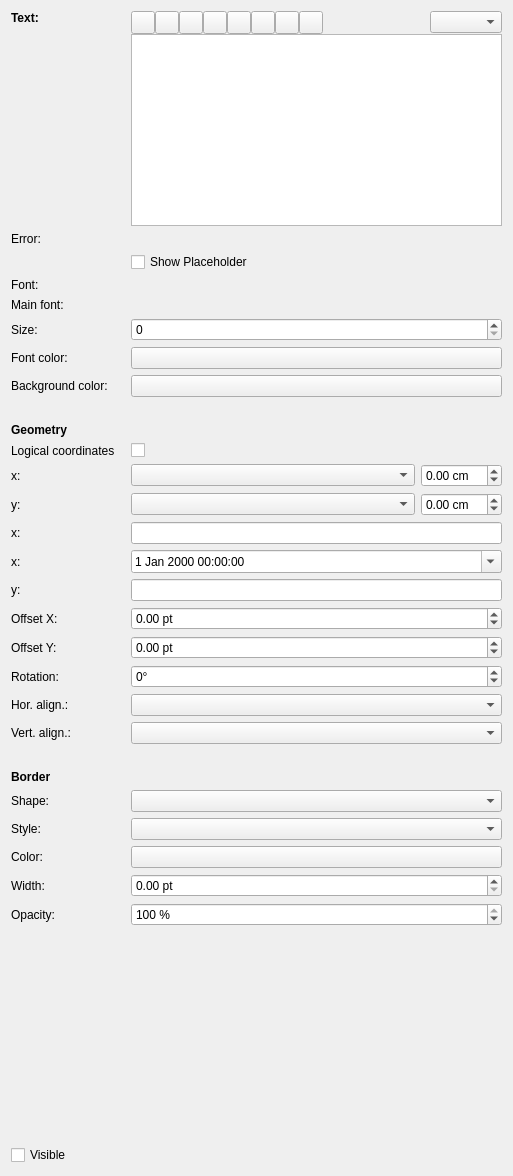
<?xml version="1.0" encoding="UTF-8"?>
<ui version="4.0">
 <class>LabelWidget</class>
 <widget class="QWidget" name="LabelWidget">
  <property name="geometry">
   <rect>
    <x>0</x>
    <y>0</y>
    <width>513</width>
    <height>1176</height>
   </rect>
  </property>
  <layout class="QGridLayout" name="gridLayout_2">
   <item row="24" column="4">
    <widget class="KComboBox" name="cbVerticalAlignment"/>
   </item>
   <item row="13" column="1" colspan="2">
    <widget class="QLabel" name="lPositionX">
     <property name="toolTip">
      <string>Horizontal position relative to label's parent</string>
     </property>
     <property name="text">
      <string>x:</string>
     </property>
    </widget>
   </item>
   <item row="8" column="1" colspan="2">
    <widget class="QLabel" name="lBackgroundColor">
     <property name="text">
      <string>Background color:</string>
     </property>
    </widget>
   </item>
   <item row="12" column="4">
    <widget class="QCheckBox" name="chbBindLogicalPos">
     <property name="text">
      <string/>
     </property>
    </widget>
   </item>
   <item row="12" column="1" colspan="2">
    <widget class="QLabel" name="lBindLogicalPos">
     <property name="text">
      <string>Logical coordinates</string>
     </property>
    </widget>
   </item>
   <item row="6" column="1" colspan="2">
    <widget class="QLabel" name="lFontSize">
     <property name="text">
      <string>Size:</string>
     </property>
    </widget>
   </item>
   <item row="0" column="3">
    <spacer name="horizontalSpacer_6">
     <property name="orientation">
      <enum>Qt::Horizontal</enum>
     </property>
     <property name="sizeType">
      <enum>QSizePolicy::Fixed</enum>
     </property>
     <property name="sizeHint" stdset="0">
      <size>
       <width>10</width>
       <height>23</height>
      </size>
     </property>
    </spacer>
   </item>
   <item row="16" column="1" colspan="2">
    <widget class="QLabel" name="lPositionY">
     <property name="toolTip">
      <string>Vertical position relative to label's parent</string>
     </property>
     <property name="text">
      <string>y:</string>
     </property>
    </widget>
   </item>
   <item row="30" column="1" colspan="2">
    <widget class="QLabel" name="lBorderWidth">
     <property name="text">
      <string>Width:</string>
     </property>
    </widget>
   </item>
   <item row="6" column="4">
    <widget class="QSpinBox" name="sbFontSize"/>
   </item>
   <item row="31" column="4">
    <widget class="QSpinBox" name="sbBorderOpacity">
     <property name="sizePolicy">
      <sizepolicy hsizetype="Preferred" vsizetype="Fixed">
       <horstretch>0</horstretch>
       <verstretch>0</verstretch>
      </sizepolicy>
     </property>
     <property name="toolTip">
      <string>The opacity ranges from 0 to 100, where 0 is fully transparent and 100 is fully opaque.</string>
     </property>
     <property name="suffix">
      <string> %</string>
     </property>
     <property name="prefix">
      <string/>
     </property>
     <property name="minimum">
      <number>0</number>
     </property>
     <property name="maximum">
      <number>100</number>
     </property>
     <property name="singleStep">
      <number>10</number>
     </property>
     <property name="value">
      <number>100</number>
     </property>
    </widget>
   </item>
   <item row="3" column="4">
    <widget class="QCheckBox" name="chbShowPlaceholderText">
     <property name="text">
      <string>Show Placeholder</string>
     </property>
    </widget>
   </item>
   <item row="22" column="4">
    <widget class="QSpinBox" name="sbRotation">
     <property name="suffix">
      <string>°</string>
     </property>
     <property name="minimum">
      <number>-360</number>
     </property>
     <property name="maximum">
      <number>360</number>
     </property>
     <property name="singleStep">
      <number>5</number>
     </property>
    </widget>
   </item>
   <item row="5" column="1" colspan="2">
    <widget class="QLabel" name="lFontTeX">
     <property name="text">
      <string>Main font:</string>
     </property>
    </widget>
   </item>
   <item row="22" column="1" colspan="2">
    <widget class="QLabel" name="lRotation">
     <property name="text">
      <string>Rotation:</string>
     </property>
    </widget>
   </item>
   <item row="23" column="1">
    <widget class="QLabel" name="lHorizontalAlignment">
     <property name="text">
      <string>Hor. align.:</string>
     </property>
    </widget>
   </item>
   <item row="16" column="4">
    <layout class="QHBoxLayout" name="horizontalLayout_2">
     <item>
      <widget class="KComboBox" name="cbPositionY">
       <property name="sizePolicy">
        <sizepolicy hsizetype="Expanding" vsizetype="Fixed">
         <horstretch>0</horstretch>
         <verstretch>0</verstretch>
        </sizepolicy>
       </property>
       <property name="toolTip">
        <string>Vertical position relative to label's parent</string>
       </property>
      </widget>
     </item>
     <item>
      <widget class="QDoubleSpinBox" name="sbPositionY">
       <property name="sizePolicy">
        <sizepolicy hsizetype="Minimum" vsizetype="Fixed">
         <horstretch>0</horstretch>
         <verstretch>0</verstretch>
        </sizepolicy>
       </property>
       <property name="toolTip">
        <string>Vertical position relative to label's parent</string>
       </property>
       <property name="suffix">
        <string> cm</string>
       </property>
       <property name="minimum">
        <double>-99.989999999999995</double>
       </property>
       <property name="singleStep">
        <double>0.500000000000000</double>
       </property>
      </widget>
     </item>
    </layout>
   </item>
   <item row="29" column="4">
    <widget class="KColorButton" name="kcbBorderColor">
     <property name="sizePolicy">
      <sizepolicy hsizetype="Preferred" vsizetype="Fixed">
       <horstretch>0</horstretch>
       <verstretch>0</verstretch>
      </sizepolicy>
     </property>
    </widget>
   </item>
   <item row="4" column="4">
    <widget class="KFontRequester" name="kfontRequester" native="true"/>
   </item>
   <item row="7" column="1" colspan="2">
    <widget class="QLabel" name="lFontColor">
     <property name="text">
      <string>Font color:</string>
     </property>
    </widget>
   </item>
   <item row="17" column="4">
    <widget class="QLineEdit" name="lePositionXLogical"/>
   </item>
   <item row="29" column="1" colspan="2">
    <widget class="QLabel" name="lBorderColor">
     <property name="text">
      <string>Color:</string>
     </property>
    </widget>
   </item>
   <item row="18" column="4">
    <widget class="QDateTimeEdit" name="dtePositionXLogical">
     <property name="calendarPopup">
      <bool>true</bool>
     </property>
    </widget>
   </item>
   <item row="8" column="4">
    <widget class="KColorButton" name="kcbBackgroundColor">
     <property name="sizePolicy">
      <sizepolicy hsizetype="Preferred" vsizetype="Fixed">
       <horstretch>0</horstretch>
       <verstretch>0</verstretch>
      </sizepolicy>
     </property>
     <property name="iconSize">
      <size>
       <width>20</width>
       <height>20</height>
      </size>
     </property>
    </widget>
   </item>
   <item row="19" column="1">
    <widget class="QLabel" name="lPositionYLogical">
     <property name="text">
      <string>y:</string>
     </property>
    </widget>
   </item>
   <item row="20" column="1" colspan="2">
    <widget class="QLabel" name="lOffsetX">
     <property name="toolTip">
      <string>Distance to the axis tick labels</string>
     </property>
     <property name="text">
      <string>Offset X:</string>
     </property>
    </widget>
   </item>
   <item row="25" column="1" colspan="2">
    <spacer name="verticalSpacer_4">
     <property name="orientation">
      <enum>Qt::Vertical</enum>
     </property>
     <property name="sizeType">
      <enum>QSizePolicy::Fixed</enum>
     </property>
     <property name="sizeHint" stdset="0">
      <size>
       <width>58</width>
       <height>20</height>
      </size>
     </property>
    </spacer>
   </item>
   <item row="28" column="4">
    <widget class="QComboBox" name="cbBorderStyle">
     <property name="sizePolicy">
      <sizepolicy hsizetype="Expanding" vsizetype="Fixed">
       <horstretch>0</horstretch>
       <verstretch>0</verstretch>
      </sizepolicy>
     </property>
    </widget>
   </item>
   <item row="28" column="1" colspan="2">
    <widget class="QLabel" name="lBorderStyle">
     <property name="text">
      <string>Style:</string>
     </property>
    </widget>
   </item>
   <item row="0" column="1" colspan="2">
    <widget class="QLabel" name="lText">
     <property name="font">
      <font>
       <bold>true</bold>
      </font>
     </property>
     <property name="frameShape">
      <enum>QFrame::NoFrame</enum>
     </property>
     <property name="text">
      <string>Text:</string>
     </property>
     <property name="alignment">
      <set>Qt::AlignLeading|Qt::AlignLeft|Qt::AlignTop</set>
     </property>
    </widget>
   </item>
   <item row="18" column="1">
    <widget class="QLabel" name="lPositionXLogicalDateTime">
     <property name="text">
      <string>x:</string>
     </property>
    </widget>
   </item>
   <item row="20" column="4">
    <widget class="QDoubleSpinBox" name="sbOffsetX">
     <property name="toolTip">
      <string>Distance to the axis tick labels</string>
     </property>
     <property name="suffix">
      <string> pt</string>
     </property>
     <property name="minimum">
      <double>-99.989999999999995</double>
     </property>
     <property name="singleStep">
      <double>0.500000000000000</double>
     </property>
    </widget>
   </item>
   <item row="26" column="1" colspan="2">
    <widget class="QLabel" name="lBorder">
     <property name="font">
      <font>
       <bold>true</bold>
      </font>
     </property>
     <property name="frameShape">
      <enum>QFrame::NoFrame</enum>
     </property>
     <property name="text">
      <string>Border</string>
     </property>
    </widget>
   </item>
   <item row="19" column="4">
    <widget class="QLineEdit" name="lePositionYLogical"/>
   </item>
   <item row="10" column="1" colspan="2">
    <widget class="QLabel" name="lGeometry">
     <property name="font">
      <font>
       <bold>true</bold>
      </font>
     </property>
     <property name="frameShape">
      <enum>QFrame::NoFrame</enum>
     </property>
     <property name="text">
      <string>Geometry</string>
     </property>
    </widget>
   </item>
   <item row="31" column="1" colspan="2">
    <widget class="QLabel" name="lBorderOpacity">
     <property name="text">
      <string>Opacity:</string>
     </property>
    </widget>
   </item>
   <item row="33" column="1" colspan="2">
    <widget class="QCheckBox" name="chbVisible">
     <property name="text">
      <string>Visible</string>
     </property>
    </widget>
   </item>
   <item row="27" column="1" colspan="2">
    <widget class="QLabel" name="lBorderShape">
     <property name="text">
      <string>Shape:</string>
     </property>
    </widget>
   </item>
   <item row="4" column="1" colspan="2">
    <widget class="QLabel" name="lFont">
     <property name="text">
      <string>Font:</string>
     </property>
    </widget>
   </item>
   <item row="0" column="4">
    <widget class="QFrame" name="frameTextBox">
     <property name="sizePolicy">
      <sizepolicy hsizetype="Preferred" vsizetype="Preferred">
       <horstretch>0</horstretch>
       <verstretch>0</verstretch>
      </sizepolicy>
     </property>
     <property name="frameShape">
      <enum>QFrame::NoFrame</enum>
     </property>
     <property name="frameShadow">
      <enum>QFrame::Raised</enum>
     </property>
     <layout class="QGridLayout" name="gridLayout">
      <property name="leftMargin">
       <number>0</number>
      </property>
      <property name="topMargin">
       <number>0</number>
      </property>
      <property name="rightMargin">
       <number>0</number>
      </property>
      <property name="bottomMargin">
       <number>0</number>
      </property>
      <property name="spacing">
       <number>0</number>
      </property>
      <item row="0" column="2">
       <widget class="QToolButton" name="tbFontItalic">
        <property name="text">
         <string/>
        </property>
        <property name="checkable">
         <bool>true</bool>
        </property>
       </widget>
      </item>
      <item row="0" column="8">
       <widget class="QToolButton" name="tbDateTime">
        <property name="text">
         <string/>
        </property>
       </widget>
      </item>
      <item row="0" column="7">
       <widget class="QToolButton" name="tbSymbols">
        <property name="text">
         <string/>
        </property>
       </widget>
      </item>
      <item row="0" column="4">
       <widget class="QToolButton" name="tbFontStrikeOut">
        <property name="text">
         <string/>
        </property>
        <property name="checkable">
         <bool>true</bool>
        </property>
       </widget>
      </item>
      <item row="0" column="9">
       <spacer name="spacer">
        <property name="orientation">
         <enum>Qt::Horizontal</enum>
        </property>
        <property name="sizeType">
         <enum>QSizePolicy::Expanding</enum>
        </property>
        <property name="sizeHint" stdset="0">
         <size>
          <width>20</width>
          <height>18</height>
         </size>
        </property>
       </spacer>
      </item>
      <item row="0" column="1">
       <widget class="QToolButton" name="tbFontBold">
        <property name="text">
         <string/>
        </property>
        <property name="checkable">
         <bool>true</bool>
        </property>
       </widget>
      </item>
      <item row="0" column="6">
       <widget class="QToolButton" name="tbFontSubScript">
        <property name="text">
         <string/>
        </property>
        <property name="checkable">
         <bool>true</bool>
        </property>
       </widget>
      </item>
      <item row="0" column="10">
       <widget class="QComboBox" name="cbMode"/>
      </item>
      <item row="0" column="3">
       <widget class="QToolButton" name="tbFontUnderline">
        <property name="text">
         <string/>
        </property>
        <property name="checkable">
         <bool>true</bool>
        </property>
       </widget>
      </item>
      <item row="0" column="5">
       <widget class="QToolButton" name="tbFontSuperScript">
        <property name="text">
         <string/>
        </property>
        <property name="checkable">
         <bool>true</bool>
        </property>
       </widget>
      </item>
      <item row="1" column="1" colspan="11">
       <widget class="ResizableTextEdit" name="teLabel">
        <property name="sizePolicy">
         <sizepolicy hsizetype="Minimum" vsizetype="Preferred">
          <horstretch>0</horstretch>
          <verstretch>0</verstretch>
         </sizepolicy>
        </property>
        <property name="maximumSize">
         <size>
          <width>16777215</width>
          <height>16777215</height>
         </size>
        </property>
       </widget>
      </item>
     </layout>
    </widget>
   </item>
   <item row="9" column="1" colspan="2">
    <spacer name="verticalSpacer_3">
     <property name="orientation">
      <enum>Qt::Vertical</enum>
     </property>
     <property name="sizeType">
      <enum>QSizePolicy::Fixed</enum>
     </property>
     <property name="sizeHint" stdset="0">
      <size>
       <width>58</width>
       <height>20</height>
      </size>
     </property>
    </spacer>
   </item>
   <item row="17" column="1">
    <widget class="QLabel" name="lPositionXLogical">
     <property name="text">
      <string>x:</string>
     </property>
    </widget>
   </item>
   <item row="13" column="4">
    <layout class="QHBoxLayout" name="horizontalLayout">
     <item>
      <widget class="KComboBox" name="cbPositionX">
       <property name="sizePolicy">
        <sizepolicy hsizetype="Expanding" vsizetype="Fixed">
         <horstretch>0</horstretch>
         <verstretch>0</verstretch>
        </sizepolicy>
       </property>
       <property name="toolTip">
        <string>Horizontal position relative to label's parent</string>
       </property>
      </widget>
     </item>
     <item>
      <widget class="QDoubleSpinBox" name="sbPositionX">
       <property name="sizePolicy">
        <sizepolicy hsizetype="Minimum" vsizetype="Fixed">
         <horstretch>0</horstretch>
         <verstretch>0</verstretch>
        </sizepolicy>
       </property>
       <property name="toolTip">
        <string>Horizontal position relative to label's parent</string>
       </property>
       <property name="suffix">
        <string> cm</string>
       </property>
       <property name="minimum">
        <double>-99.989999999999995</double>
       </property>
       <property name="singleStep">
        <double>0.500000000000000</double>
       </property>
      </widget>
     </item>
    </layout>
   </item>
   <item row="30" column="4">
    <widget class="QDoubleSpinBox" name="sbBorderWidth">
     <property name="suffix">
      <string> pt</string>
     </property>
     <property name="singleStep">
      <double>0.500000000000000</double>
     </property>
    </widget>
   </item>
   <item row="24" column="1">
    <widget class="QLabel" name="lVerticalAlignment">
     <property name="text">
      <string>Vert. align.:</string>
     </property>
    </widget>
   </item>
   <item row="27" column="4">
    <widget class="QComboBox" name="cbBorderShape"/>
   </item>
   <item row="7" column="4">
    <widget class="KColorButton" name="kcbFontColor">
     <property name="sizePolicy">
      <sizepolicy hsizetype="Preferred" vsizetype="Fixed">
       <horstretch>0</horstretch>
       <verstretch>0</verstretch>
      </sizepolicy>
     </property>
     <property name="iconSize">
      <size>
       <width>20</width>
       <height>20</height>
      </size>
     </property>
    </widget>
   </item>
   <item row="21" column="4">
    <widget class="QDoubleSpinBox" name="sbOffsetY">
     <property name="toolTip">
      <string>Distance to the axis tick labels</string>
     </property>
     <property name="suffix">
      <string> pt</string>
     </property>
     <property name="minimum">
      <double>-99.989999999999995</double>
     </property>
     <property name="singleStep">
      <double>0.500000000000000</double>
     </property>
    </widget>
   </item>
   <item row="5" column="4">
    <widget class="KFontRequester" name="kfontRequesterTeX" native="true"/>
   </item>
   <item row="23" column="4">
    <widget class="KComboBox" name="cbHorizontalAlignment"/>
   </item>
   <item row="32" column="1" colspan="2">
    <spacer name="verticalSpacer">
     <property name="orientation">
      <enum>Qt::Vertical</enum>
     </property>
     <property name="sizeHint" stdset="0">
      <size>
       <width>20</width>
       <height>37</height>
      </size>
     </property>
    </spacer>
   </item>
   <item row="21" column="1" colspan="2">
    <widget class="QLabel" name="lOffsetY">
     <property name="toolTip">
      <string>Distance to the axis tick labels</string>
     </property>
     <property name="text">
      <string>Offset Y:</string>
     </property>
    </widget>
   </item>
   <item row="1" column="1">
    <widget class="QLabel" name="lError">
     <property name="text">
      <string>Error:</string>
     </property>
    </widget>
   </item>
  </layout>
 </widget>
 <customwidgets>
  <customwidget>
   <class>KComboBox</class>
   <extends>QComboBox</extends>
   <header>kcombobox.h</header>
  </customwidget>
  <customwidget>
   <class>KColorButton</class>
   <extends>QPushButton</extends>
   <header>kcolorbutton.h</header>
  </customwidget>
  <customwidget>
   <class>KFontRequester</class>
   <extends>QWidget</extends>
   <header>kfontrequester.h</header>
  </customwidget>
  <customwidget>
   <class>ResizableTextEdit</class>
   <extends>QTextEdit</extends>
   <header>src/kdefrontend/widgets/ResizableTextEdit.h</header>
  </customwidget>
 </customwidgets>
 <tabstops>
  <tabstop>tbFontBold</tabstop>
  <tabstop>tbFontItalic</tabstop>
  <tabstop>tbFontUnderline</tabstop>
  <tabstop>tbFontStrikeOut</tabstop>
  <tabstop>tbFontSuperScript</tabstop>
  <tabstop>tbFontSubScript</tabstop>
  <tabstop>tbSymbols</tabstop>
  <tabstop>tbDateTime</tabstop>
  <tabstop>teLabel</tabstop>
  <tabstop>chbShowPlaceholderText</tabstop>
  <tabstop>kfontRequester</tabstop>
  <tabstop>kfontRequesterTeX</tabstop>
  <tabstop>sbFontSize</tabstop>
  <tabstop>kcbFontColor</tabstop>
  <tabstop>kcbBackgroundColor</tabstop>
  <tabstop>chbBindLogicalPos</tabstop>
  <tabstop>cbPositionX</tabstop>
  <tabstop>sbPositionX</tabstop>
  <tabstop>cbPositionY</tabstop>
  <tabstop>sbPositionY</tabstop>
  <tabstop>lePositionXLogical</tabstop>
  <tabstop>dtePositionXLogical</tabstop>
  <tabstop>lePositionYLogical</tabstop>
  <tabstop>sbOffsetX</tabstop>
  <tabstop>sbOffsetY</tabstop>
  <tabstop>sbRotation</tabstop>
  <tabstop>cbHorizontalAlignment</tabstop>
  <tabstop>cbVerticalAlignment</tabstop>
  <tabstop>cbBorderShape</tabstop>
  <tabstop>cbBorderStyle</tabstop>
  <tabstop>kcbBorderColor</tabstop>
  <tabstop>sbBorderWidth</tabstop>
  <tabstop>sbBorderOpacity</tabstop>
  <tabstop>chbVisible</tabstop>
 </tabstops>
 <resources/>
 <connections/>
</ui>
